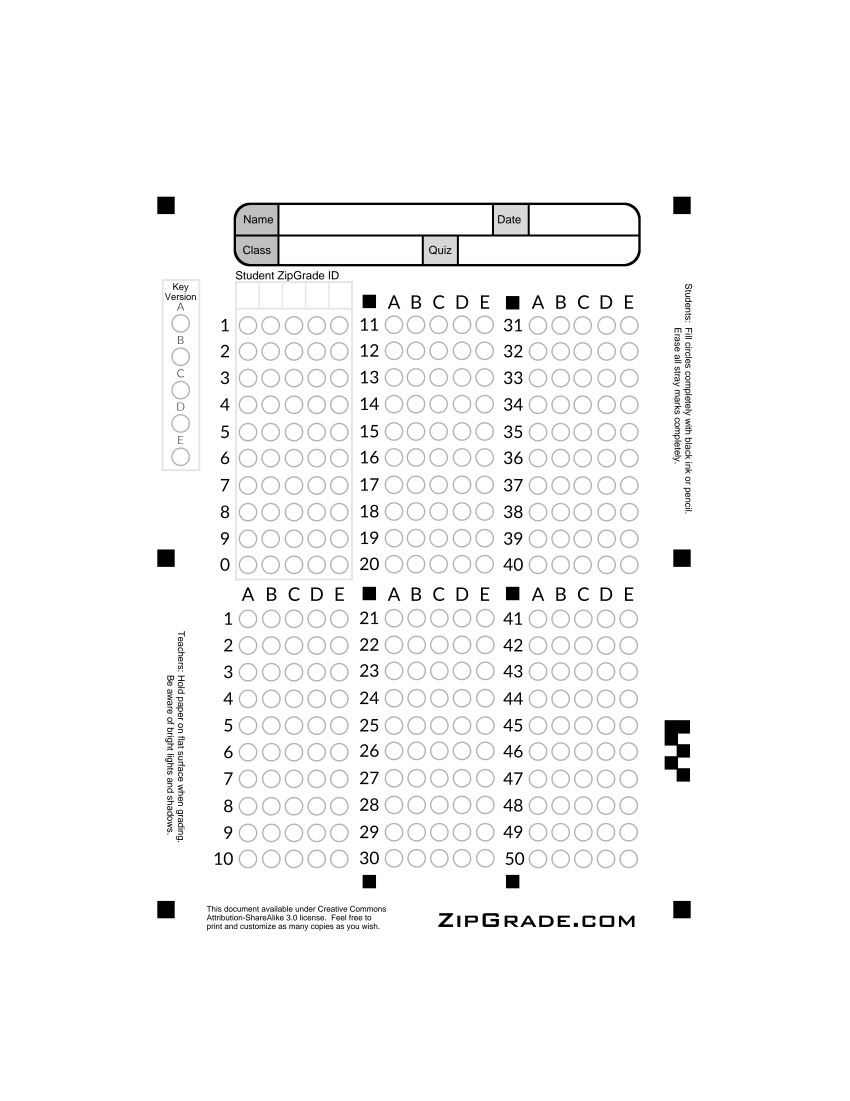
#> input picture omr_engine/ZipGrade50QuestionV2.png, 2550 x 3301 px (shown at 1/3 size)
$ python calibrate.py
#> lines starting #> are read from the running program, lines starting #| are printed output that depends on the picture; after the words box and inside, x2 and y2 are one past the last pixel; in counts of white or black regions, pixels touching at a corner belong together
"""
calibrate.py — Robust bubble coordinate calibration for ZipGrade 50-Question V2.

Uses HoughCircles to detect bubble candidates, then grid-snaps them into the
known structural layout (5 options per row, 10 rows per column-group) using
clustering on y-coordinates (rows) and x-coordinates (option columns).

Outputs coordinates.json with per-bubble {cx, cy, r} for every structural element.
"""

import cv2
import numpy as np
import json
import os


# ─── Region definitions on the 850×1100 warped page ────────────────────────
# Each region: (x_min, x_max, y_min, y_max, expected_cols, expected_rows, label)
REGIONS = {
    "key_version": (50, 100, 200, 470, 1, 5),
    "student_id":  (150, 310, 200, 580, 5, 10),
    "q_1_10":      (150, 310, 590, 1020, 5, 10),
    "q_11_20":     (350, 530, 200, 580, 5, 10),
    "q_21_30":     (350, 530, 590, 1020, 5, 10),
    "q_31_40":     (560, 740, 200, 580, 5, 10),
    "q_41_50":     (560, 740, 590, 1020, 5, 10),
}


def get_corners(image):
    """Finds the 4 outermost black square markers."""
    gray = cv2.cvtColor(image, cv2.COLOR_BGR2GRAY)
    blurred = cv2.GaussianBlur(gray, (5, 5), 0)
    thresh = cv2.adaptiveThreshold(
        blurred, 255, cv2.ADAPTIVE_THRESH_GAUSSIAN_C, cv2.THRESH_BINARY_INV, 11, 2
    )
    contours, _ = cv2.findContours(thresh, cv2.RETR_EXTERNAL, cv2.CHAIN_APPROX_SIMPLE)

    candidates = []
    img_area = image.shape[0] * image.shape[1]
    for c in contours:
        x, y, w, h = cv2.boundingRect(c)
        area = cv2.contourArea(c)
        ar = float(w) / h if h > 0 else 0
        sol = float(area) / (w * h) if (w * h) > 0 else 0
        if 0.8 <= ar <= 1.25 and 0.8 <= sol <= 1.0 and 0.00015 * img_area <= area <= 0.01 * img_area:
            M = cv2.moments(c)
            if M["m00"] > 0:
                candidates.append((int(M["m10"] / M["m00"]), int(M["m01"] / M["m00"])))

    if len(candidates) < 4:
        raise ValueError(f"Only {len(candidates)} corner candidates found.")

    pts = np.array(candidates, dtype=np.float32)
    tl = pts[np.argmin(pts[:, 0] + pts[:, 1])].tolist()
    br = pts[np.argmax(pts[:, 0] + pts[:, 1])].tolist()
    tr = pts[np.argmax(pts[:, 0] - pts[:, 1])].tolist()
    bl = pts[np.argmax(pts[:, 1] - pts[:, 0])].tolist()
    return [tl, tr, bl, br]


def warp_image(image, corners):
    src = np.array(corners, dtype=np.float32)
    dst = np.array([[50, 50], [800, 50], [50, 1050], [800, 1050]], dtype=np.float32)
    return cv2.warpPerspective(image, cv2.getPerspectiveTransform(src, dst), (850, 1100))


def cluster_1d(values, n_clusters, tol=20):
    """
    Cluster a list of numeric values into exactly n_clusters groups.
    Returns sorted list of cluster centers (floats).
    Uses iterative merge: sort, then greedily group values within tol of each other.
    If the resulting groups != n_clusters, adjusts tol and retries.
    """
    values = sorted(values)
    for attempt_tol in [tol, tol * 0.7, tol * 1.5, tol * 0.5, tol * 2.0]:
        groups = []
        for v in values:
            if groups and abs(v - np.mean(groups[-1])) < attempt_tol:
                groups[-1].append(v)
            else:
                groups.append([v])
        if len(groups) == n_clusters:
            return [float(np.mean(g)) for g in groups]
    # Fallback: return the n_clusters largest groups by count
    groups = []
    for v in values:
        if groups and abs(v - np.mean(groups[-1])) < tol:
            groups[-1].append(v)
        else:
            groups.append([v])
    groups.sort(key=lambda g: len(g), reverse=True)
    centers = sorted([float(np.mean(g)) for g in groups[:n_clusters]])
    return centers


def snap_region(circles, x_min, x_max, y_min, y_max, n_cols, n_rows):
    """
    Given raw Hough circles and a bounding region, snap them into a grid
    of (n_cols × n_rows).  Returns a list-of-lists: grid[row][col] = {cx, cy, r}.
    Missing cells are interpolated from the grid spacing.
    """
    # Filter circles into this region
    pts = [(cx, cy, r) for cx, cy, r in circles if x_min <= cx <= x_max and y_min <= cy <= y_max]

    if len(pts) < n_cols * n_rows * 0.5:
        print(f"  WARNING: only {len(pts)} circles in region, expected {n_cols * n_rows}")

    # Cluster x-values into n_cols columns
    col_centers = cluster_1d([p[0] for p in pts], n_cols)
    # Cluster y-values into n_rows rows
    row_centers = cluster_1d([p[1] for p in pts], n_rows)

    # Build the grid, assigning each circle to nearest (row, col)
    grid = [[None] * n_cols for _ in range(n_rows)]
    used = set()

    for ri, ry in enumerate(row_centers):
        for ci, cx_c in enumerate(col_centers):
            best = None
            best_dist = float('inf')
            for idx, (cx, cy, r) in enumerate(pts):
                if idx in used:
                    continue
                d = np.sqrt((cx - cx_c) ** 2 + (cy - ry) ** 2)
                if d < best_dist and d < 25:  # max snap distance
                    best_dist = d
                    best = idx
            if best is not None:
                used.add(best)
                grid[ri][ci] = {"cx": int(pts[best][0]), "cy": int(pts[best][1]), "r": int(pts[best][2])}

    # Interpolate missing cells from column/row centers and median radius
    radii = [p[2] for p in pts]
    median_r = int(np.median(radii)) if radii else 12
    for ri, ry in enumerate(row_centers):
        for ci, cx_c in enumerate(col_centers):
            if grid[ri][ci] is None:
                grid[ri][ci] = {"cx": int(round(cx_c)), "cy": int(round(ry)), "r": median_r}

    return grid, row_centers, col_centers


def main():
    template_path = os.path.join(os.path.dirname(__file__), "ZipGrade50QuestionV2.png")
    if not os.path.exists(template_path):
        print(f"Error: Template not found at {template_path}")
        return

    image = cv2.imread(template_path)
#> image is the input picture: shape (3301, 2550, 3); min 0, max 255, mean 248.3
    print("Step 1: Detecting corners...")
    corners = get_corners(image)
#> in get_corners, `thresh = cv2.adaptiveThreshold( blurred, 255, cv2.ADAPTIVE_THRESH_GAUS..`:
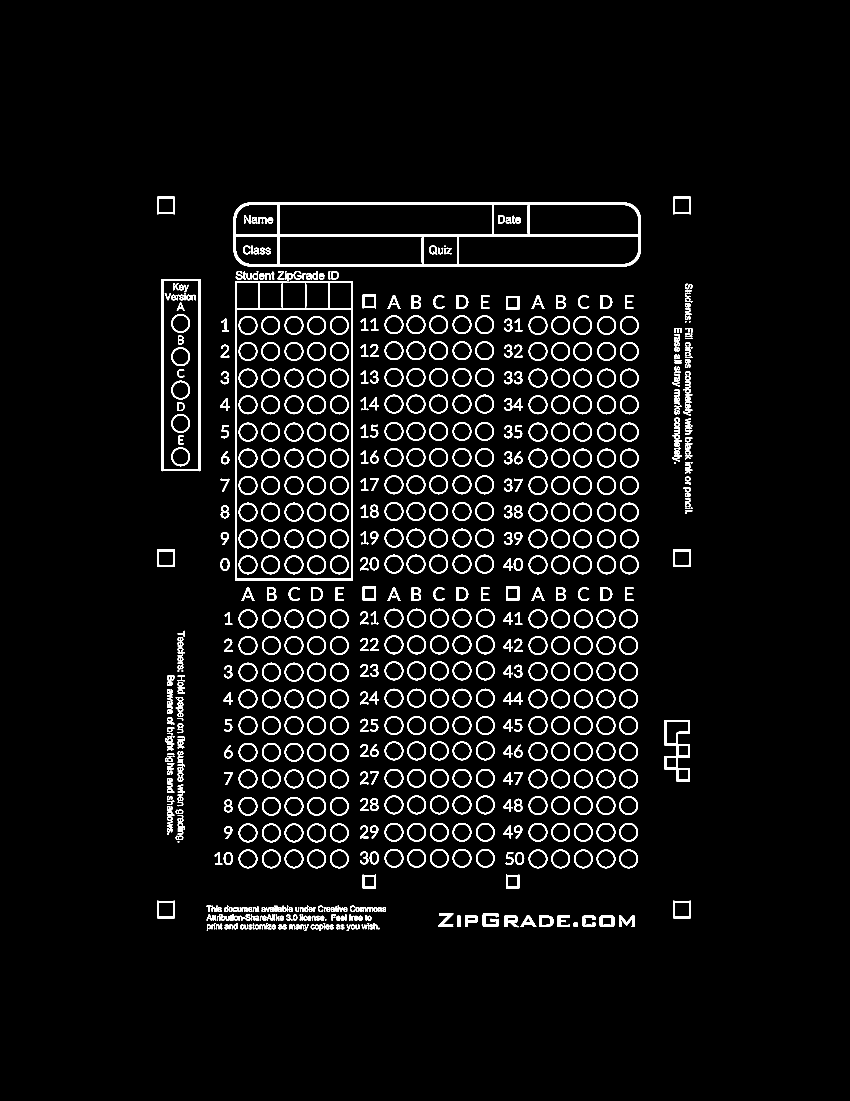
#> thresh: shape (3301, 2550) (shown at 1/3 size); 4.5% white; 807 white regions (32 under 20 px)
#> in get_corners, `contours, _ = cv2.findContours(thresh, cv2.RETR_EXTERNAL, cv2.CHAIN_AP..`: contours = 718 contours, 33 with area under 20; largest, box (x1, y1, x2, y2) and area: (705, 843, 1059, 1742) 316272, (701, 608, 1922, 799) 229856, (485, 837, 601, 1414) 66021, (1994, 2160, 2070, 2345) 8875, (2020, 1648, 2072, 1701) 2652
#> the loop in get_corners, `for c in contours:` made 718 passes
#> (x, y, w, h, area, ar, sol) on passes 2 to 4: (1104, 2774, 3, 14, 24.5, 0.214, 0.583), (972, 2774, 3, 14, 25, 0.214, 0.595), (803, 2774, 11, 14, 60.5, 0.786, 0.393)
#> after the loop in get_corners, `for c in contours:`: candidates = [(2045, 2728), (497, 2728), (1537, 2644), (1107, 2644), (1537, 1780), (1107, 1780), (2045, 1674), (497, 1674), (1537, 907), (1107, 903), (2045, 615), (497, 615)]
#> in get_corners, `pts = np.array(candidates, dtype=np.float32)`: pts = [[2045, 2728], [497, 2728], [1537, 2644], [1107, 2644], [1537, 1780], [1107, 1780], [2045, 1674], [497, 1674], [1537, 907], [1107, 903], [2045, 615], [497, 615]]
#> in get_corners, `tl = pts[np.argmin(pts[:, 0] + pts[:, 1])].tolist()`: tl = [497, 615]
#> in get_corners, `br = pts[np.argmax(pts[:, 0] + pts[:, 1])].tolist()`: br = [2045, 2728]
#> in get_corners, `tr = pts[np.argmax(pts[:, 0] - pts[:, 1])].tolist()`: tr = [2045, 615]
#> in get_corners, `bl = pts[np.argmax(pts[:, 1] - pts[:, 0])].tolist()`: bl = [497, 2728]
#> corners = [[497, 615], [2045, 615], [497, 2728], [2045, 2728]]
    print(f"  Corners: {corners}")
#|   Corners: [[497.0, 615.0], [2045.0, 615.0], [497.0, 2728.0], [2045.0, 2728.0]]

    print("Step 2: Warping to 850x1100...")
    warped = warp_image(image, corners)
#> in warp_image, `src = np.array(corners, dtype=np.float32)`: src has the same summary as corners in main

    print("Step 3: Hough circle detection...")
    gray = cv2.cvtColor(warped, cv2.COLOR_BGR2GRAY)
#> gray: shape (1100, 850)
    blurred = cv2.medianBlur(gray, 5)
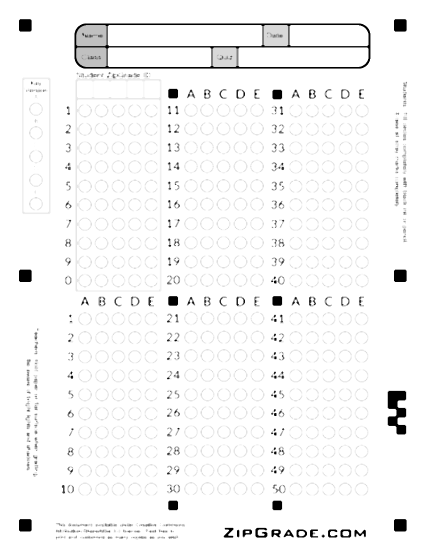
#> blurred: shape (1100, 850) (shown at 1/2 size); min 0, max 255, mean 246.5
    raw = cv2.HoughCircles(blurred, cv2.HOUGH_GRADIENT, dp=1.0, minDist=16,
                           param1=50, param2=12, minRadius=9, maxRadius=16)
#> raw = 325 rows, first 8: [203.5, 864.5, 13.7], [236.5, 295.5, 13.7], [169.5, 826.5, 13.7], [514.5, 863.5, 13.7], [202.5, 295.5, 13.7], [169.5, 713.5, 13.7], [513.5, 219.5, 13.7], [514.5, 711.5, 13.7]
    if raw is None:
        print("  No circles found!"); return
    all_circles = [(int(c[0]), int(c[1]), int(c[2])) for c in np.round(raw[0, :]).astype(int)]
#> all_circles = 325 items, first 6: (204, 864, 14), (236, 296, 14), (170, 826, 14), (514, 864, 14), (202, 296, 14), (170, 714, 14)
    print(f"  Raw Hough circles: {len(all_circles)}")
#|   Raw Hough circles: 325

    # --- Step 4: Snap each region -----------------------------------------
    output = {}

    # Key Version (1 col x 5 rows)
    print("Step 4a: Key Version...")
    r = REGIONS["key_version"]
    kv_grid, _, _ = snap_region(all_circles, *r)
#> in snap_region, `pts = [(cx, cy, r) for cx, cy, r in circles if x_min <= cx <= x_max an..`: pts = [(70, 312, 12), (72, 218, 13), (72, 360, 13), (72, 266, 13), (72, 408, 13)]
#> in snap_region, `col_centers = cluster_1d([p[0] for p in pts], n_cols)`: col_centers = [71.6]
#> in snap_region, `row_centers = cluster_1d([p[1] for p in pts], n_rows)`: row_centers = [218, 266, 312, 360, 408]
#> the loop in snap_region, `for ri, ry in enumerate(row_centers):` made 5 passes
#> ry on passes 1 to 5: 218, 266, 312, 360, 408
#> after the loop in snap_region, `for ri, ry in enumerate(row_centers):`: grid = 5 items
#> in snap_region, `radii = [p[2] for p in pts]`: radii = [12, 13, 13, 13, 13]
#> in snap_region, `median_r = int(np.median(radii)) if radii else 12`: median_r = 13
#> kv_grid = 5 items
    labels = ["A", "B", "C", "D", "F"]
    output["key_version"] = {labels[i]: kv_grid[i][0] for i in range(min(5, len(kv_grid)))}
    print(f"  Key Version: {len(output['key_version'])} bubbles")
#|   Key Version: 5 bubbles

    # Student ID (5 cols x 10 rows)
    print("Step 4b: Student ID...")
    r = REGIONS["student_id"]
    sid_grid, _, _ = snap_region(all_circles, *r)
#> the loop in snap_region (call 2), `for ri, ry in enumerate(row_centers):` made 10 passes
#> ry on passes 1 to 8: 221.2, 257.2, 296, 333.6, 372, 408.4, 448, 486.4
#> sid_grid = 10 items
    # Transpose so it's stored as columns (one per digit position)
    sid_cols = []
    for ci in range(5):
        col = [sid_grid[ri][ci] for ri in range(10)]
        sid_cols.append(col)
#> after the loop, sid_cols = 5 items
    output["student_id"] = sid_cols
    print(f"  Student ID: {len(sid_cols)} columns x {len(sid_cols[0])} rows")
#|   Student ID: 5 columns x 10 rows

    # Question groups
    q_map = [
        ("q_1_10",  1),
        ("q_11_20", 11),
        ("q_21_30", 21),
        ("q_31_40", 31),
        ("q_41_50", 41),
    ]
    questions = {}
    opts = ["A", "B", "C", "D", "E"]
    for region_name, start_q in q_map:
        print(f"Step 4: {region_name} (Q{start_q}-{start_q + 9})...")
        r = REGIONS[region_name]
        g, _, _ = snap_region(all_circles, *r)
        for ri in range(10):
            q_num = str(start_q + ri)
            questions[q_num] = {opts[ci]: g[ri][ci] for ci in range(5)}
        print(f"  {region_name}: 10 questions x 5 options OK")
#> this loop made 5 passes
#> (col_centers in snap_region, median_r in snap_region) on passes 1 to 5: ([170.2, 203.6, 236.7, 268.7, 301.8], 12), ([381.2, 414, 446, 480.8, 513.6], 12), ([381, 414.4, 447.8, 480.4, 514.4], 12), ([591.2, 624, 655.8, 691, 722.8], 12), ([591, 624.4, 657.1, 691.7, 722.6], 13)
#> after the loop, questions = 50 items

    output["questions"] = questions

    # --- Step 5: Save -----------------------------------------------------
    out_path = os.path.join(os.path.dirname(__file__), "coordinates.json")
    with open(out_path, "w") as f:
        json.dump(output, f, indent=2)

    # Quick sanity counts
    total_q = len(questions)
#> total_q = 50
    total_bubbles = (
        len(output["key_version"])
        + sum(len(col) for col in output["student_id"])
        + sum(len(opts_dict) for opts_dict in questions.values())
    )
#> total_bubbles = 305
    print(f"\nCalibration complete!")
    print(f"   Questions calibrated: {total_q}")
#|    Questions calibrated: 50
    print(f"   Total bubble positions: {total_bubbles}")
#|    Total bubble positions: 305
    print(f"   Saved to: {out_path}")

    # Save annotated debug image
    debug = warped.copy()
    for q, opts_dict in questions.items():
        for opt, b in opts_dict.items():
            if b is not None:
                cv2.circle(debug, (b["cx"], b["cy"]), b["r"], (0, 255, 0), 1)
#> this loop made 50 passes
#> q on passes 1 to 8: '1', '2', '3', '4', '5', '6', '7', '8'
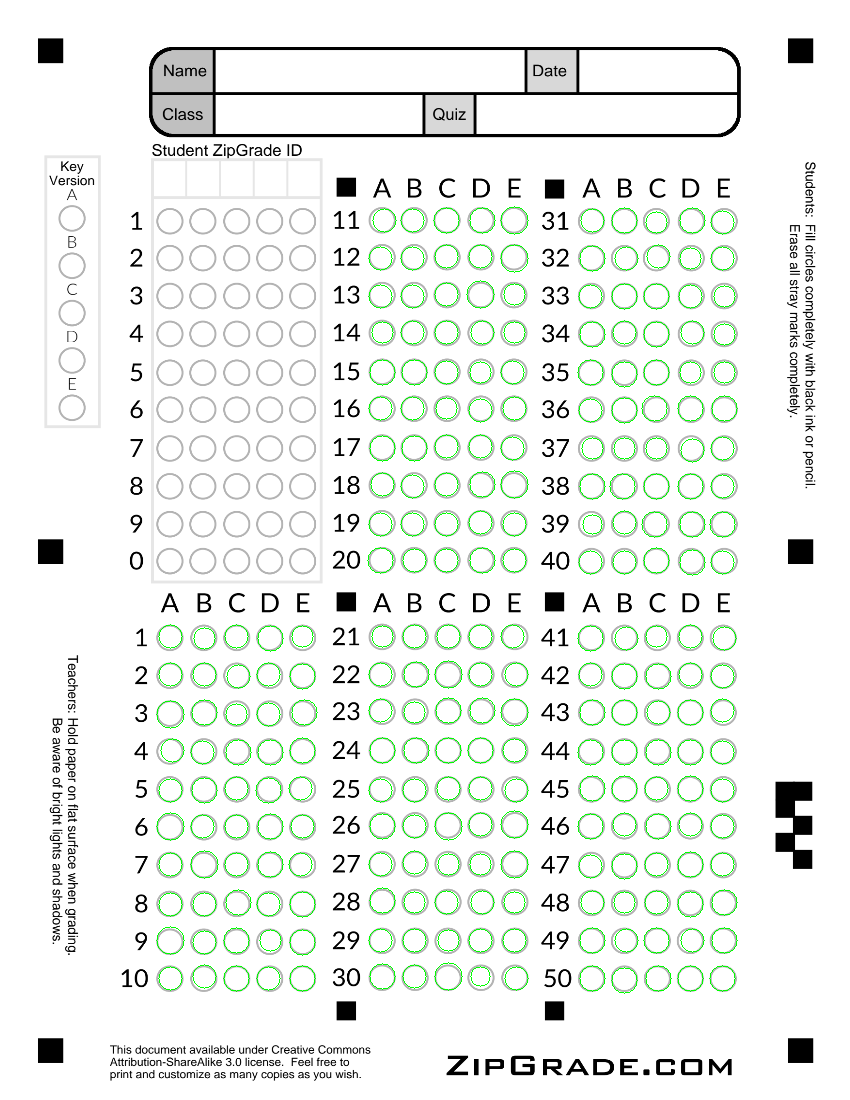
#> debug: shape (1100, 850, 3); mean B, G, R 237.5, 242, 237.5
    for label, b in output["key_version"].items():
        if b is not None:
            cv2.circle(debug, (b["cx"], b["cy"]), b["r"], (255, 0, 0), 1)
#> this loop made 5 passes
#> debug: shape (1100, 850, 3); 0.04% of pixels changed, all inside (x1, y1, x2, y2) = (58, 205, 86, 422)
    for col in output["student_id"]:
        for b in col:
            if b is not None:
                cv2.circle(debug, (b["cx"], b["cy"]), b["r"], (0, 0, 255), 1)
#> this loop made 5 passes
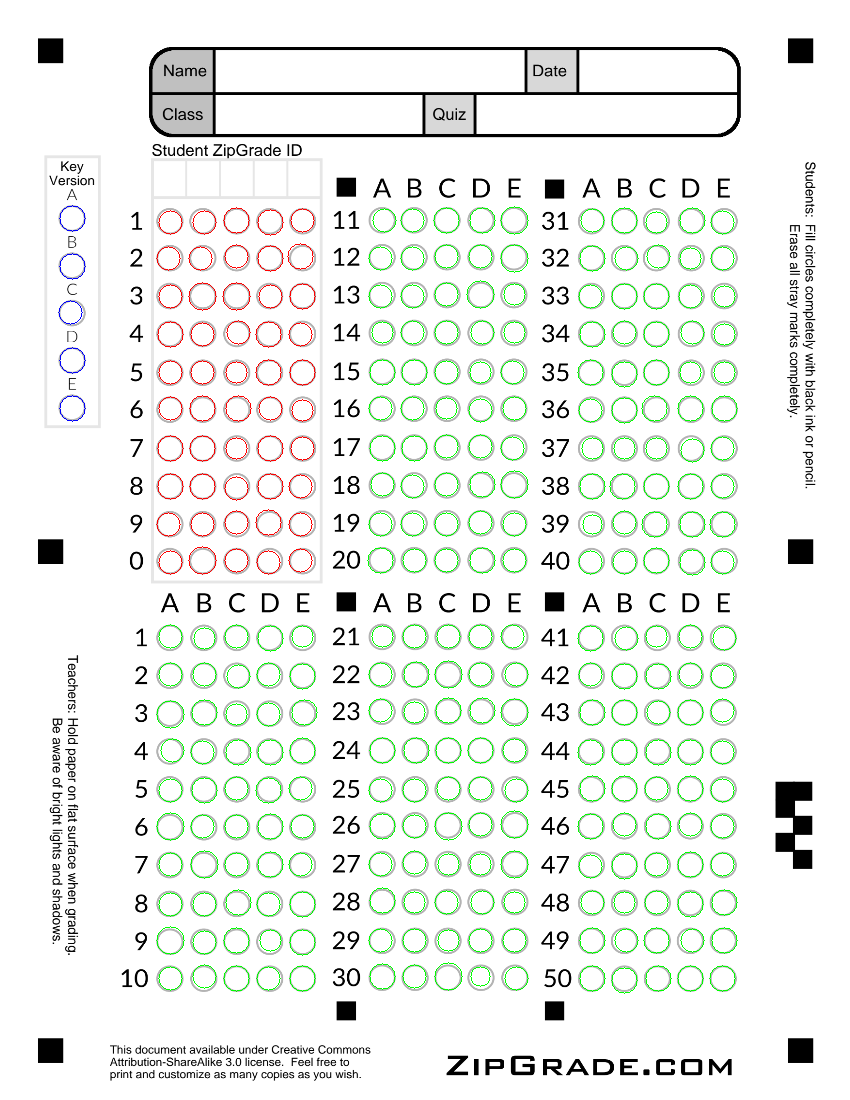
#> debug: shape (1100, 850, 3); mean B, G, R 236.7, 241.2, 237.5
    cv2.imwrite(os.path.join(os.path.dirname(__file__), "debug_calibrated.png"), debug)
    print("   Debug image: debug_calibrated.png")


if __name__ == "__main__":
    main()
